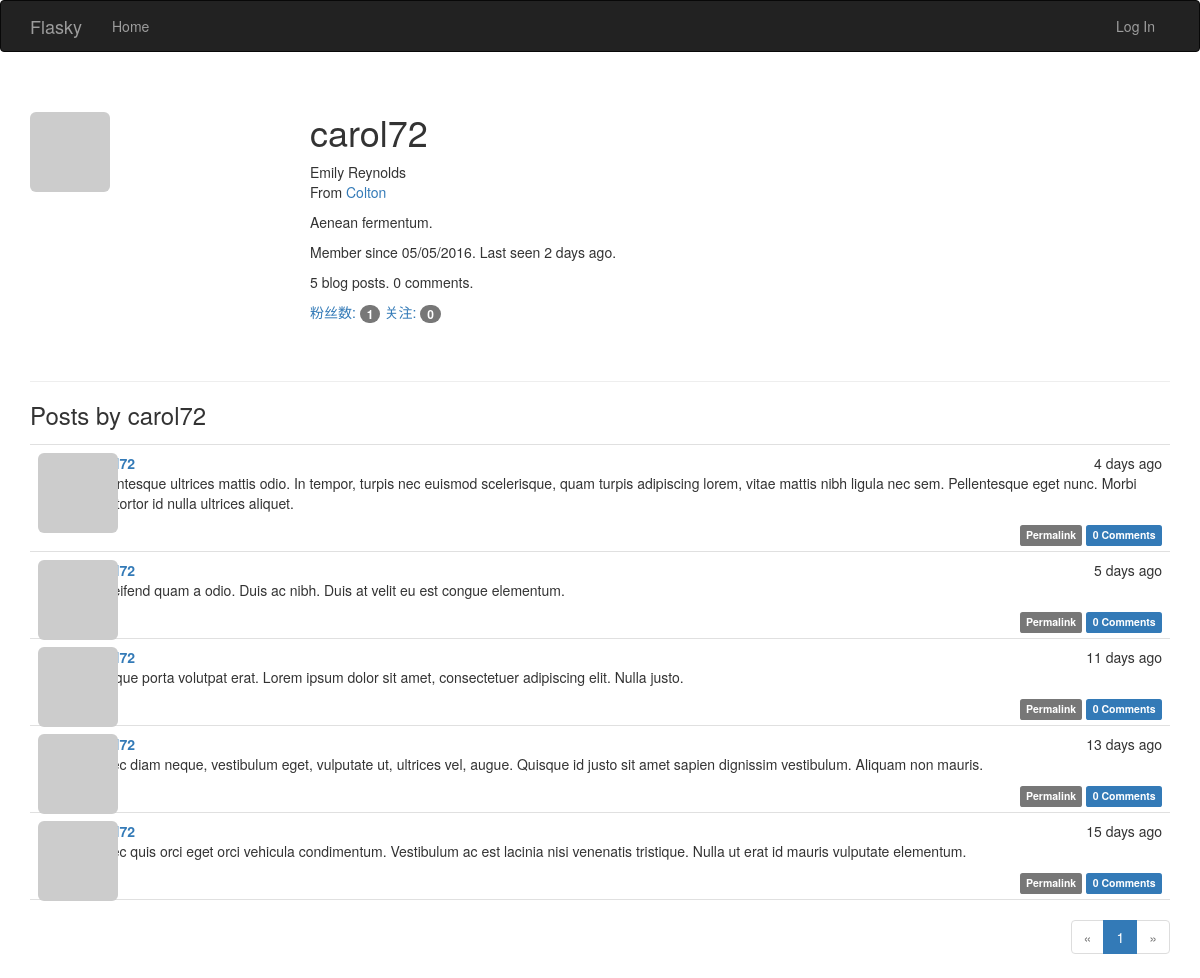
/user/carol72, run on the app's committed database.
### app/models.py (models this page shows, shortened)
class User(UserMixin, db.Model):
    __tablename__ = 'users'
    id = db.Column(db.Integer, primary_key=True)
    email = db.Column(db.String(64), unique=True, index=True)
    username = db.Column(db.String(64), unique=True, index=True)
    role_id = db.Column(db.Integer, db.ForeignKey('roles.id'))
    password_hash = db.Column(db.String(128))
    confirmed = db.Column(db.Boolean, default=False)
    name = db.Column(db.String(64))
    location = db.Column(db.String(64))
    about_me = db.Column(db.Text())
    member_since = db.Column(db.DateTime(), default=datetime.utcnow)
    last_seen = db.Column(db.DateTime(), default=datetime.utcnow)
    avatar_hash = db.Column(db.String(32))
    posts = db.relationship('Post', backref='author', lazy='dynamic')
    comments = db.relationship('Comment',backref = 'author',lazy = 'dynamic')
    '''

    '''
    followed = db.relationship('Follow',
                               foreign_keys=[Follow.follower_id],
                               backref=db.backref('follower', lazy='joined'),#加载相关对象
                               lazy='dynamic',
                               cascade='all, delete-orphan')
    followers = db.relationship('Follow',
                                foreign_keys=[Follow.followed_id],
                                backref=db.backref('followed', lazy='joined'),
                                lazy='dynamic',
                                cascade='all, delete-orphan')
    @property
    def password(self):
        raise AttributeError('password is not a readable attribute')
    def gravatar(self, size=100, default='identicon', rating='g'):
        if request.is_secure:
            url = 'https://secure.gravatar.com/avatar'
        else:
            url = 'http://www.gravatar.com/avatar'
        hash = self.avatar_hash or hashlib.md5(
            self.email.encode('utf-8')).hexdigest()
        return '{url}/{hash}?s={size}&d={default}&r={rating}'.format(
            url=url, hash=hash, size=size, default=default, rating=rating)

class Post(db.Model):
    __tablename__ = 'posts'
    id = db.Column(db.Integer, primary_key=True)
    body = db.Column(db.Text)
    body_html=db.Column(db.Text)
    timestamp = db.Column(db.DateTime, index=True, default=datetime.utcnow)
    author_id = db.Column(db.Integer, db.ForeignKey('users.id'))
    comments = db.relationship('Comment',backref = 'post',lazy = 'dynamic')

### app/main/views.py (the view)
@main.route('/user/<username>')
def user(username):
    user = User.query.filter_by(username=username).first_or_404()
    page = request.args.get('page', 1, type=int)
    pagination = user.posts.order_by(Post.timestamp.desc()).paginate(
        page, per_page=current_app.config['FLASKY_POSTS_PER_PAGE'],
        error_out=False)
    posts = pagination.items
    return render_template('user.html', user=user, posts=posts,
                           pagination=pagination)

### app/auth/views.py (called while the page is built)
@auth.before_app_request
def before_request():
    if current_user.is_authenticated:
        current_user.ping()
        if not current_user.confirmed \
                and request.endpoint[:5] != 'auth.' \
                and request.endpoint != 'static':
            return redirect(url_for('auth.unconfirmed'))

### app/main/__init__.py (called while the page is built)
@main.app_context_processor
def inject_permissions():
    return dict(Permission=Permission)

### app/main/views.py (called while the page is built)
@main.after_app_request
def after_request(response):
    for query in get_debug_queries():
        if query.duration >= current_app.config['FLASKY_SLOW_DB_QUERY_TIME']:
            current_app.logger.warning(
                'Slow query: %s\nParameters: %s\nDuration: %fs\nContext: %s\n'
                % (query.statement, query.parameters, query.duration,
                   query.context))
    return response

### app/models.py (called while the page is built)
    def can(self, permissions):
        return False

    def is_administrator(self):
        return False

### app/templates/user.html (shortened to what this page needs)
{% extends "base.html" %}
{% import "_macros.html" as macros %}
{% block page_content %}
<div class="page-header">
    <img class="img-rounded profile-thumbnail" src="{{ user.gravatar(size=256) }}">
    <div class="profile-header">
        <h1>{{ user.username }}</h1>
        {% if user.name or user.location %}
        <p>
            {% if user.name %}{{ user.name }}<br>{% endif %}
            {% if user.location %}
                From <a href="http://maps.baidu.com/?q={{ user.location }}">{{ user.location }}</a><br>
            {% endif %}
        </p>
        {% endif %}
        {% if user.about_me %}<p>{{ user.about_me }}</p>{% endif %}
        <p>Member since {{ moment(user.member_since).format('L') }}. Last seen {{ moment(user.last_seen).fromNow() }}.</p>
        <p>{{ user.posts.count() }} blog posts. {{ user.comments.count() }} comments.</p>
        <p>
            <a href="{{ url_for('.followers', username=user.username) }}">粉丝数: <span class="badge">{{ user.followers.count() - 1 }}</span></a>
            <a href="{{ url_for('.followed_by', username=user.username) }}">关注: <span class="badge">{{ user.followed.count() - 1}}</span></a>
        </p>
    </div>
</div>
<h3>Posts by {{ user.username }}</h3>
{% include '_posts.html' %}
{% if pagination %}
<div class="pagination">
    {{ macros.pagination_widget(pagination, '.user', username=user.username) }}
</div>
{% endif %}
{% endblock %}

### app/templates/base.html (shortened to what this page needs)
{% extends "bootstrap/base.html" %}
{% block head %}
{{ super() }}
<link rel="stylesheet" type="text/css" href="{{ url_for('static', filename='styles.css') }}">
{% endblock %}
{% block navbar %}
<div class="navbar navbar-inverse" role="navigation">
    <div class="container">
        <div class="navbar-header">
            <a class="navbar-brand" href="{{ url_for('main.index') }}">Flasky</a>
        </div>
        <div class="navbar-collapse collapse">
            <ul class="nav navbar-nav">
                <li><a href="{{ url_for('main.index') }}">Home</a></li>
            </ul>
            <ul class="nav navbar-nav navbar-right">
                {% if current_user.is_authenticated %}
                <li class="dropdown">
                    <a href="#" class="dropdown-toggle" data-toggle="dropdown">
                        <img src="{{ current_user.gravatar(size=18) }}">
                        Account <b class="caret"></b>
                    </a>
                    <ul class="dropdown-menu">
                        <li><a href="{{ url_for('auth.change_password') }}">Change Password</a></li>
                        <li><a href="{{ url_for('auth.change_email_request') }}">Change Email</a></li>
                        <li><a href="{{ url_for('auth.logout') }}">Log Out</a></li>
                    </ul>
                </li>
                {% else %}
                <li><a href="{{ url_for('auth.login') }}">Log In</a></li>
                {% endif %}
            </ul>
        </div>
    </div>
</div>
{% endblock %}
{% block content %}
<div class="container">
    {% block page_content %}{% endblock %}
</div>
{% endblock %}

### app/templates/_macros.html
{% macro pagination_widget(pagination, endpoint, fragment='') %}
<ul class="pagination">
    <li{% if not pagination.has_prev %} class="disabled"{% endif %}>
        <a href="{% if pagination.has_prev %}{{ url_for(endpoint, page=pagination.prev_num, **kwargs) }}{{ fragment }}{% else %}#{% endif %}">
            &laquo;
        </a>
    </li>
    {% for p in pagination.iter_pages() %}
        {% if p %}
            {% if p == pagination.page %}
            <li class="active">
                <a href="{{ url_for(endpoint, page = p, **kwargs) }}{{ fragment }}">{{ p }}</a>
            </li>
            {% else %}
            <li>
                <a href="{{ url_for(endpoint, page = p, **kwargs) }}{{ fragment }}">{{ p }}</a>
            </li>
            {% endif %}
        {% else %}
        <li class="disabled"><a href="#">&hellip;</a></li>
        {% endif %}
    {% endfor %}
    <li{% if not pagination.has_next %} class="disabled"{% endif %}>
        <a href="{% if pagination.has_next %}{{ url_for(endpoint, page=pagination.next_num, **kwargs) }}{{ fragment }}{% else %}#{% endif %}">
            &raquo;
        </a>
    </li>
</ul>
{% endmacro %}

### app/templates/_posts.html (shortened to what this page needs)
<ul class="posts">
    {% for post in posts %}
    <li class="post">
        <div class="post-thumbnail">
            <a href="{{ url_for('.user', username=post.author.username) }}">
                <img class="img-rounded profile-thumbnail" src="{{ post.author.gravatar(size=40) }}">
            </a>
        </div>
        <div class="post-content">
            <div class="post-date">{{ moment(post.timestamp).fromNow() }}</div>
            <div class="post-author"><a href="{{ url_for('.user', username=post.author.username) }}">{{ post.author.username }}</a></div>
            <div class="post-body">
                {% if post.body_html %}
                    {{ post.body_html | safe }}
                {% else %}
                    {{ post.body }}
                {% endif %}
            </div>
            <div class="post-footer">
                <a href="{{ url_for('.post', id=post.id) }}">
                    <span class="label label-default">Permalink</span>
                </a>
                <a href="{{ url_for('.post', id=post.id) }}#comments">
                        <span class="label label-primary">{{ post.comments.count() }} Comments</span>
                    </a>
            </div>
        </div>
    </li>
    {% endfor %}
</ul>

### app/static/styles.css (style rules this page uses)
.profile-thumbnail { position: absolute; }
.profile-header { min-height: 260px; margin-left: 280px; }
ul.posts { list-style-type: none; padding: 0px; margin: 16px 0px 0px 0px; border-top: 1px solid #e0e0e0; }
ul.posts li.post { padding: 8px; border-bottom: 1px solid #e0e0e0; }
div.post-date { float: right; }
div.post-author { font-weight: bold; }
div.post-thumbnail { position: absolute; }
div.post-content { margin-left: 48px; min-height: 48px; }
div.post-footer { text-align: right; }
div.pagination { width: 100%; text-align: right; padding: 0px; margin: 0px; }

### data on the page
User: username "carol72", name "Emily Reynolds", location "Colton", about_me "Aenean fermentum.", member_since "05/05/2016", last_seen "2 days ago"
Post: timestamp "4 days ago", body_html "Pellentesque ultrices mattis odio. In tempor, turpis nec euismod scelerisque, quam turpis adipiscing lorem, vitae mattis nibh ligula nec sem. Pellentesque eget nunc. Morbi quis tortor id nulla ultrices aliquet.", comments.count "0"
Post: timestamp "5 days ago", body_html "In eleifend quam a odio. Duis ac nibh. Duis at velit eu est congue elementum.", comments.count "0"
Post: timestamp "11 days ago", body_html "Quisque porta volutpat erat. Lorem ipsum dolor sit amet, consectetuer adipiscing elit. Nulla justo.", comments.count "0"
Post: timestamp "13 days ago", body_html "Donec diam neque, vestibulum eget, vulputate ut, ultrices vel, augue. Quisque id justo sit amet sapien dignissim vestibulum. Aliquam non mauris.", comments.count "0"
Post: timestamp "15 days ago", body_html "Donec quis orci eget orci vehicula condimentum. Vestibulum ac est lacinia nisi venenatis tristique. Nulla ut erat id mauris vulputate elementum.", comments.count "0"

### other printed values
{{ user.posts.count() }} "5"
{{ user.comments.count() }} "0"
{{ user.followers.count() - 1 }} "1"
{{ user.followed.count() - 1 }} "0"
{{ p }} "1"
